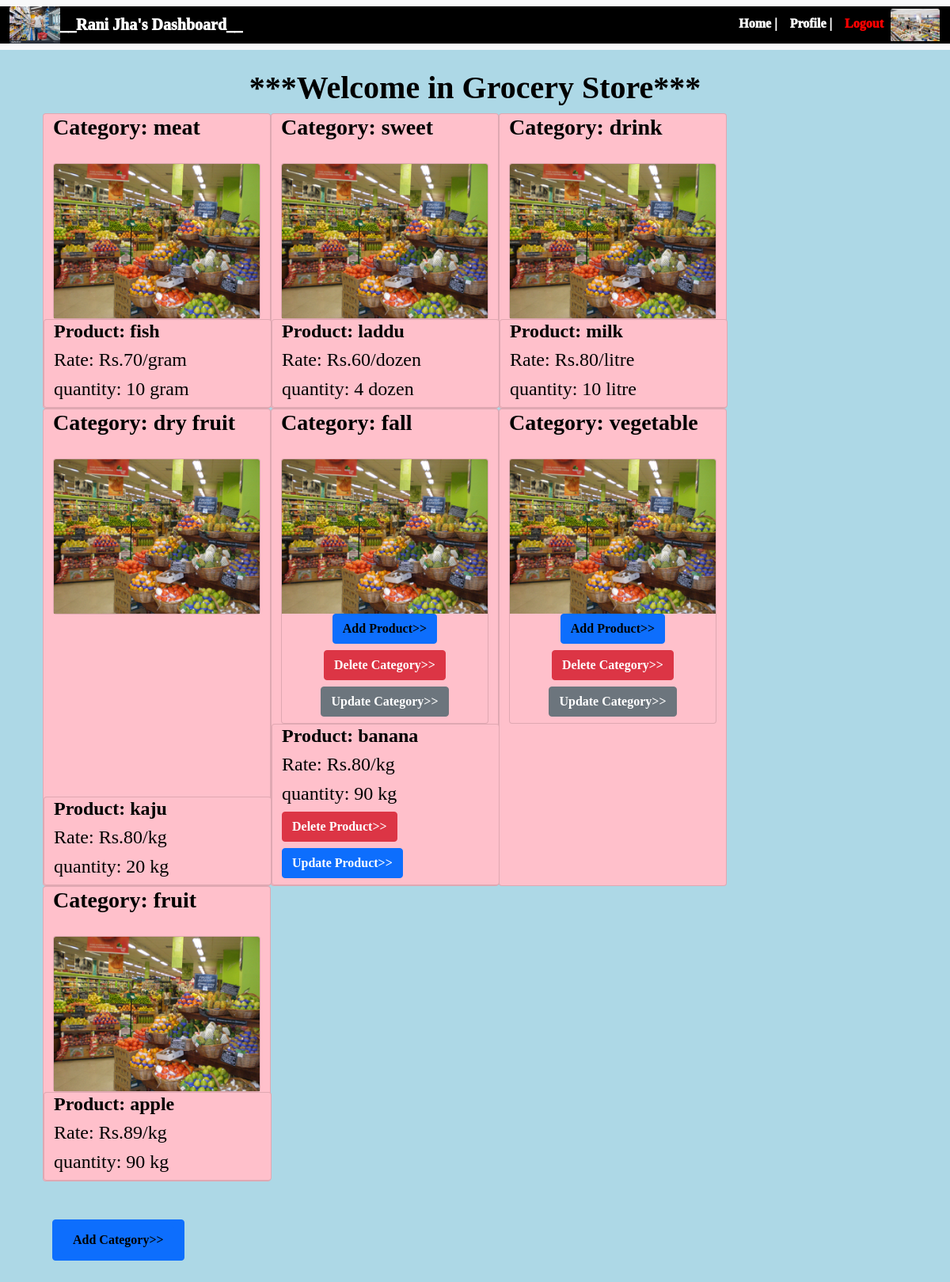
Screenshot of / (signed in) with the database file from the repository.
### Application/database.py (models this page shows)
class User(db.Model, UserMixin):
    id = db.Column(db.Integer, primary_key = True)
    name = db.Column(db.String(150), nullable=False)
    email = db.Column(db.String(150), unique = True, nullable=False)
    password = db.Column(db.String(150), nullable=False)
    is_manager = db.Column(db.Boolean, nullable=False)
    is_customer = db.Column(db.Boolean, nullable=False)
    categories = db.relationship('Categories')
    products = db.relationship('Products')
    booking = db.relationship('Booking')

class Categories(db.Model):
    C_id = db.Column(db.Integer, primary_key = True)
    C_name = db.Column(db.String(150), nullable=False)
    C_booking = db.relationship('Booking')
    C_user = db.Column(db.Integer, db.ForeignKey('user.id'))
    P_C_rel = db.relationship('Products')

class Products(db.Model):
    P_id = db.Column(db.Integer, primary_key = True)
    P_name = db.Column(db.String(150), nullable=False)
    P_C_name = db.Column(db.String(150))
    unit = db.Column(db.String(50), nullable=False)
    rate_per_unit = db.Column(db.Integer, nullable=False)
    quantity = db.Column(db.Integer, nullable=False)
    P_booking = db.relationship('Booking')
    P_user = db.Column(db.Integer, db.ForeignKey('user.id'))
    P_C_id = db.Column(db.Integer, db.ForeignKey('categories.C_id'))

### Application/store.py (the view)
@store.route("/")
def home():
    categories = Categories.query.all()
    products = Products.query.all()
    return render_template(
        "home.html",
        user=current_user,
        products=products,
        categories=categories,
    )

### Application/__init__.py (called while the page is built)
def create_app():
    app = Flask(__name__)
    app.config['SECRET_KEY'] ='devendrajha'
    app.config['SQLALCHEMY_DATABASE_URI'] = f'sqlite:///{DB_NAME}'
    db.init_app(app)
    from .store import store
    app.register_blueprint(store, url_prefix="/")
    from .api import api
    app.register_blueprint(api, url_prefix="/")
    from .database import User, Categories, Products, Booking
    with app.app_context():
        db.create_all()
    login_manager = LoginManager()
    login_manager.login_view = "store.login"
    login_manager.init_app(app)
    @login_manager.user_loader
    def load_user(id):
        return User.query.get(int(id))
    return app

### Application/templates/home.html (shortened to what this page needs)
{% extends "base.html" %}
{% block content %}
{% if user.is_authenticated %}
{% if user.is_customer %}
<div class="container-fluid align-self-center" style="max-width: 100%; font-family: serif; color:black">
  {% if categories|length > 0 %}
    <div class="container pt-4 pb-4">
      <h1 class="text-center"><strong>***Welcome in Grocery Store***</strong></h1>
      <h2 class="text-center"><strong>---Available Products---</strong></h2>
        <div class="row row-cols-auto">
        {% for category in categories %}
        <div class="column card" style="width: 18rem; vertical-align:middle; background-color:pink;">
          <h4 class="card-title" style="font-family: Verdana;  font-weight: 800; color:black" class="link-dark">Category: {{ category.C_name }}</h4>
            <div class="col" style="padding-top: 20px;">
            <div class="card" style="width: 20rem; max-width: 100%; vertical-align:middle;">
            <div class="text-center">
                <img src="{{url_for('static', filename='1.jpg')}}" class="card-img-top">
            </div>
            </div>
            </div>
              {% for product in products %}
                {% if category.C_id == product.P_C_id %}
                    <div class="row card" style="width: 18rem; vertical-align:middle;  background-color:pink;">
                    <h5 class="card-title" style="font-family: Verdana;  font-weight: 800; color:black"  class="text-center">Product: {{ product.P_name }}</h5>
                    <h5 class="card-title" style="font-family: Verdana;  font-weight: 1200; color:black"  class="text-center">Rate: {{ product.rate_per_unit}}/{{ product.unit}}</h5>
                    <h5 class="card-title" style="font-family: Verdana;  font-weight: 1200; color:black"  class="text-center">Quantity: {{ product.quantity}}</h5>
                    {% if product.quantity > 0 %}
                        <h5><button class="link-bg-dark btn btn-primary"><a  style="font-family: Verdana;  font-weight: 800; color:black" href="/buy_product/{{product.P_id}}" class="link-bg-dark btn btn-primary" >Buy</a></button><h5>
                    {% else %}
                        <h5><button class="link-bg-dark btn btn-secondary"><a  style="font-family: Verdana;  font-weight: 800; color:black" href="#" class="link-bg-dark btn btn-secondary" >Out of Stock</a></button><h5>
                    {% endif %}
                    </div>
                {% endif%}
              {% endfor %}
          </div>
        {% endfor %}
        </div>
    </div>
    {% else %}
    <div style="max-width: 100%; font-family: serif; color:black">
  <h1 class="text-center"><strong>***Welcome in Grocery Store***</strong></h1>
  <h2 class="text-center"><strong>--- No Product still added here ---<h2>
</div>
  {% endif %}
</div>
{% elif user.is_manager %}
<div class="container-fluid align-self-center" style="max-width: 100%; font-family: serif; color:black">
    <div class="container pt-4 pb-4">
    <h1 class="text-center"><strong>***Welcome in Grocery Store***</strong></h1>
        <div class="row row-cols-auto">
        {% for category in categories %}
        {% if current_user.id == category.C_user %}
        <div class="column card" style="width: 18rem; vertical-align:middle;  background-color:pink">
          <h3 class="card-title" style="font-family: Verdana;  font-weight: 800; color:black;" class="text-center">Category: {{ category.C_name }}</h3>
          <div class="col" style="padding-top: 20px;">
          <div class="card" style="width: 25rem; background-color:pink; max-width: 100%; vertical-align:middle;">
          <div class="text-center">
          <img src="{{url_for('static', filename='1.jpg')}}" class="card-img-top">
          <h6 class="card-title"><a  style="font-family: Verdana;  font-weight: 800; color:black;" href="/add_product" class="link-dark btn btn-primary">Add Product>></a></h6>
          <h6 class="card-title"><a  style="font-family: Verdana;  font-weight: 800; color:white;" href="/delete_category/{{category.C_id}}" class="link-dark btn btn-danger">Delete Category>></a></h6>
          <h6 class="card-title"><a  style="font-family: Verdana;  font-weight: 800; color:white;" href="/update_category/{{category.C_id}}" class="link-dark btn btn-secondary">Update Category>></a></h6>
          </div>
          </div>
          </div>
              {% for product in products %}
                {% if category.C_id == product.P_C_id %}
                    <div class="row card" style="width: 18rem; vertical-align:middle;  background-color:pink;">
                    <h4 class="card-title" style="font-family: Verdana;  font-weight: 800; color:black"  class="text-center">Product: {{ product.P_name }}</h4>
                    <h4 class="card-title" style="font-family: Verdana;  font-weight: 1200; color:black"  class="text-center">Rate: Rs.{{ product.rate_per_unit}}/{{ product.unit}}</h4>
                    {% if product.quantity > 0 %}
                    <h4 class="card-title" style="font-family: Verdana;  font-weight: 1200; color:black"  class="text-center">quantity: {{ product.quantity}} {{ product.unit}}</h4>
                    {% else %}
                    <h4 class="card-title" style="font-family: Verdana;  font-weight: 1200; color:black"  class="text-center">quantity: {{ product.quantity}}</h4>
                    {% endif %}
                    <h6 class="card-title"><a  style="font-family: Verdana;  font-weight: 800; color:white;" href="/delete_product/{{product.P_id}}" class="link-dark btn btn-danger">Delete Product>></a></h6>
                    <h6 class="card-title"><a  style="font-family: Verdana;  font-weight: 800; color:white;" href="/update_product/{{product.P_id}}" class="link-dark btn btn-primary">Update Product>></a></h6>
                    </div>
                {% endif%}
              {% endfor %}
          </div>
          {% elif  current_user.id != category.C_user %}
          <div class="column card" style="width: 18rem; vertical-align:middle;  background-color:pink">
          <h3 class="card-title" style="font-family: Verdana;  font-weight: 800; color:black;" class="text-center">Category: {{ category.C_name }}</h3>
          <div class="col" style="padding-top: 20px;">
          <div class="card" style="width: 25rem; background-color:pink; max-width: 100%; vertical-align:middle;">
          <div class="text-center">
          <img src="{{url_for('static', filename='1.jpg')}}" class="card-img-top">
          </div>
          </div>
          </div>
              {% for product in products %}
                {% if category.C_id == product.P_C_id %}
                    <div class="row card" style="width: 18rem; vertical-align:middle;  background-color:pink;">
                    <h4 class="card-title" style="font-family: Verdana;  font-weight: 800; color:black"  class="text-center">Product: {{ product.P_name }}</h4>
                    <h4 class="card-title" style="font-family: Verdana;  font-weight: 1200; color:black"  class="text-center">Rate: Rs.{{ product.rate_per_unit}}/{{ product.unit}}</h4>
                    {% if product.quantity > 0 %}
                    <h4 class="card-title" style="font-family: Verdana;  font-weight: 1200; color:black"  class="text-center">quantity: {{ product.quantity}} {{ product.unit}}</h4>
                    {% else %}
                    <h4 class="card-title" style="font-family: Verdana;  font-weight: 1200; color:black"  class="text-center">quantity: {{ product.quantity}}</h4>
                    {% endif %}
                    </div>
                {% endif%}
              {% endfor %}
          </div>
          {% endif%}
        {% endfor %}
        </div>
      <br/>
      <br/>
        <div>
          <h3><button class="link-bg-dark btn btn-primary"><a  style="font-family: Verdana;  font-weight: 800; color:black" href="/add_category" class="link-bg-dark btn btn-primary" >Add Category>></a></button><h3>
        </div>
    </div>
</div>
{% endif %}
{% endif%}
{% endblock %}

### Application/templates/base.html (shortened to what this page needs)
<!DOCTYPE html>
<html lang="en">
  <head>
    <link
      href="https://cdn.jsdelivr.net/npm/bootstrap@5.0.2/dist/css/bootstrap.min.css"
      rel="stylesheet"
    />
    <link rel="stylesheet" href="https://cdnjs.cloudflare.com/ajax/libs/font-awesome/4.7.0/css/font-awesome.min.css">
  </head>
  <body style="background-color:lightblue;">
    <nav class="navbar navbar-expand-lg navbar-light bg-light">
        <div class="container-fluid" style=" background-color:black;">
          {% if user.is_authenticated %}
          <img src="{{url_for('static', filename='5.jpg')}}" class="card-img-top" style="width: 4rem; background-color:black; max-width: 50%; vertical-align:middle;">
<a class="navbar-brand" style="font-weight: 1000; font-family: serif;, sans-serif;color:white;" href="#">__{{user.name}}'s Dashboard__ </a>
          {% endif %}
          <div class="collapse navbar-collapse d-md-flex justify-content-md-end" id="navbarNavDropdown">
            <ul class="navbar-nav navbar-nav mr-auto">
              <li class="nav-item">
                <a class="nav-link" style="color:white;font-family: serif;font-weight: 1000;" aria-current="page" href="/">Home |</a>
              </li>
              {% if user.is_authenticated %}
                 <li class="nav-item">
                {% if user.is_manager %}
                  <li style="color:white"><a class="nav-link" style="color:white;font-family: serif;font-weight: 1000;" href="/my_product">Profile | </a></li></li>
                  <li style="color:white"><a class="nav-link" style="color:red;font-family: serif;font-weight: 1000;" href="/logout">Logout</a></li>
                  <div class="col">
                  <div class="card" style="width: 4rem; background-color:black; max-width: 100%; vertical-align:middle;">
                  <div class="text-center">
                  <img src="{{url_for('static', filename='2.jpg')}}" class="card-img-top">
                  </div>
                  </div>
                  </div>
                {% endif %}
              {% endif %}
            </ul>
          </div>
        </div>
      </nav>
    <div class="container">{% block content %}{% endblock %}</div>
  </body>
</html>

### rows the page displays
User: name "Rani Jha"
Categories: C_name "meat"
Products: P_name "fish", rate_per_unit "70", unit "gram", quantity "10"
Categories: C_name "sweet"
Products: P_name "laddu", rate_per_unit "60", unit "dozen", quantity "4"
Categories: C_name "drink"
Products: P_name "milk", rate_per_unit "80", unit "litre", quantity "10"
Categories: C_name "dry fruit"
Products: P_name "kaju", rate_per_unit "80", unit "kg", quantity "20"
Categories: C_name "fall"
Products: P_name "banana", rate_per_unit "80", unit "kg", quantity "90"
Categories: C_name "vegetable"
Categories: C_name "fruit"
Products: P_name "apple", rate_per_unit "89", unit "kg", quantity "90"
